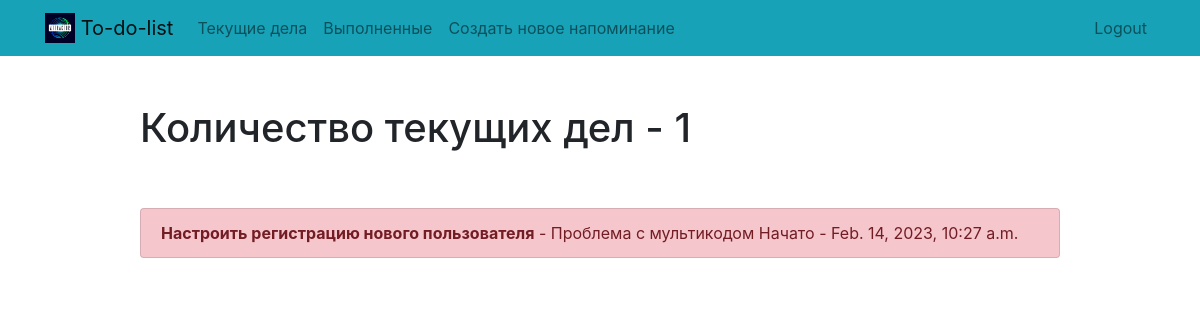
/current/ (signed in), run on the app's committed database.
### todo/models.py (models this page shows, shortened)
class Todolist(models.Model):
    title = models.CharField(max_length=100)
    memo = models.TextField(blank=True)
    date_created = models.DateTimeField(auto_now_add=True)
    date_completed = models.DateTimeField(null=True, blank=True)
    important = models.BooleanField(default=False)
    user = models.ForeignKey(User, on_delete=models.CASCADE)

### todo/views.py (the view)
# urls.py: path('current/', views.currenttodos, name='currenttodos'),
@login_required()
def currenttodos(request):
    todos = Todolist.objects.filter(user=request.user, date_completed__isnull=True)
    return render(request, 'todo/currenttodos.html', {'todos': todos})

### templates/todo/currenttodos.html
{% extends "todo/base.html" %}
{% block content %}
    <div class="row justify-content-center mt-5">
        <div class="col-md-10">
            {% if todos %}
                 <h1> Количество текущих дел - {{ todos.count }}</h1>
            {% else %}
                           <h1>Текущие дела</h1>
            {% endif %}
        </div>
    </div>
    <div class="row justify-content-center mt-5">
        <div class="col-md-10">
        {% if todos %}
            <div class="list-group">
                {% for todo in todos %}
                    <a href="{% url 'viewtodo' todo.id %}" class="list-group-item list-group-item-action{% if todo.important %} list-group-item-danger{% endif %}"><b>{{ todo.title }}</b>{% if todo.memo %} - {{ todo.memo|truncatechars:30 }} Начато - {{ todo.date_created }}{% endif %}</a>
                {% endfor %}
            </div>
        {% else %}
            <div class="text-center">
                <h2>У вас не пока никаких дел</h2>
            <br>
            <a role="button" class="btn btn-primary" href="{% url 'createtodo' %}">Новое дело</a>
            </div>
        {% endif %}
        </div>
    </div>
{% endblock %}

### data on the page
Todolist: title "Настроить регистрацию нового пользователя", memo "Проблема с мультикодом", date_created "Feb. 14, 2023, 10:27 a.m."

### other printed values
{{ todos.count }} "1"
